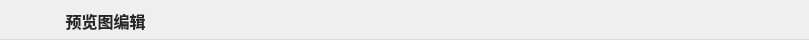
                       <widget class="QWidget" name="imgedit_topbar" native="true">
                        <property name="maximumSize">
                         <size>
                          <width>16777215</width>
                          <height>40</height>
                         </size>
                        </property>
                        <property name="styleSheet">
                         <string notr="true">border-bottom:1px solid rgba(38,38,38,0.1000);</string>
                        </property>
                        <widget class="QLabel" name="label_56">
                         <property name="geometry">
                          <rect>
                           <x>10</x>
                           <y>0</y>
                           <width>40</width>
                           <height>40</height>
                          </rect>
                         </property>
                         <property name="text">
                          <string/>
                         </property>
                         <property name="pixmap">
                          <pixmap resource="twoDdisplay.qrc">:/twoDdisplay/images/adddxq.png</pixmap>
                         </property>
                        </widget>
                        <widget class="QLabel" name="label_3">
                         <property name="geometry">
                          <rect>
                           <x>50</x>
                           <y>0</y>
                           <width>111</width>
                           <height>41</height>
                          </rect>
                         </property>
                         <property name="styleSheet">
                          <string notr="true">font-size: 16px;
font-weight: 500;
color: #262626;</string>
                         </property>
                         <property name="text">
                          <string>预览图编辑</string>
                         </property>
                         <property name="alignment">
                          <set>Qt::AlignCenter</set>
                         </property>
                        </widget>
                        <widget class="QToolButton" name="imgprewedit_close">
                         <property name="geometry">
                          <rect>
                           <x>770</x>
                           <y>0</y>
                           <width>30</width>
                           <height>30</height>
                          </rect>
                         </property>
                         <property name="minimumSize">
                          <size>
                           <width>30</width>
                           <height>30</height>
                          </size>
                         </property>
                         <property name="maximumSize">
                          <size>
                           <width>30</width>
                           <height>30</height>
                          </size>
                         </property>
                         <property name="cursor">
                          <cursorShape>PointingHandCursor</cursorShape>
                         </property>
                         <property name="toolTip">
                          <string>关闭</string>
                         </property>
                         <property name="styleSheet">
                          <string notr="true">QToolButton:hover{
	background-color:transparent;
	background-image: url(:/twoDdisplay/closehover);
    border:0px;}

QToolButton {
	background-color:transparent;
	background-image: url(:/twoDdisplay/close);
    border:0px;
}

</string>
                         </property>
                         <property name="text">
                          <string/>
                         </property>
                        </widget>
                       </widget>
